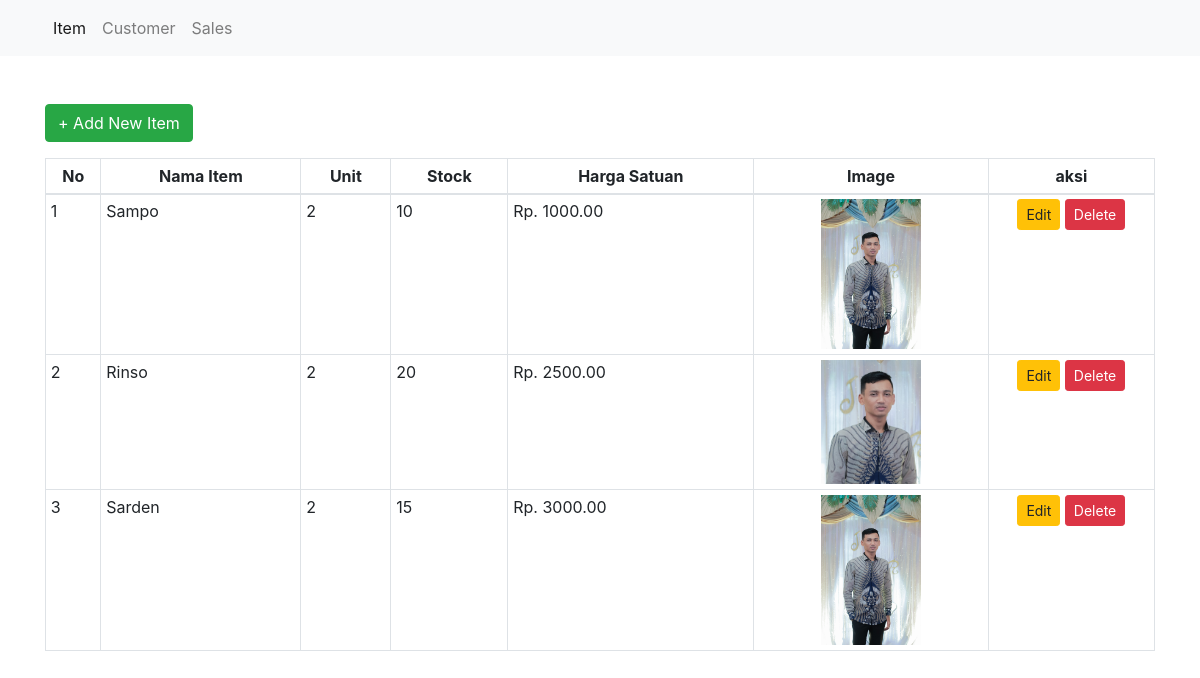
The page / on the database its author committed.
### tables this page shows
CREATE TABLE `item` (
  `id` int(11) NOT NULL,
  `nama_item` varchar(126) NOT NULL,
  `unit` varchar(126) NOT NULL,
  `stock` int(11) NOT NULL,
  `harga` decimal(15,2) NOT NULL,
  `images` varchar(126) NOT NULL
);

### application/controllers/Item.php (called while the page is built, shortened)
<?php
class Item extends CI_Controller
{
    public function __construct()
    {
        $this->load->library('form_validation');
        $this->load->model('Item_model');
    }
    public function index()
    {
        $data['content'] = 'admin/item/index';
        $data['item']    = $this->Item_model->all();
        $this->load->view('admin/template/index', $data);
    }
}

### index.php (called while the page is built, shortened)
<?php
require_once BASEPATH.'core/CodeIgniter.php';

### application/models/Item_model.php (called while the page is built, shortened)
<?php
class Item_model extends CI_Model
{
    public function all()
    {
        return $this->db->get('item')->result_array();
    }
}

### application/views/admin/item/index.php (the view, shortened to what this page needs)
<div class="container">
    <div class="my-5">
        <a href="<?= base_url('item/add') ?>" class="btn btn-success">+ Add New Item</a>
        <table class="table table-bordered table-sm mt-3">
            <thead class="text-center">
                <tr>
                    <th width="5%">No</th>
                    <th>Nama Item</th>
                    <th>Unit</th>
                    <th>Stock</th>
                    <th>Harga Satuan</th>
                    <th>Image</th>
                    <th>aksi</th>
                </tr>
            </thead>
            <tbody>
                <?php $no = 1;
                foreach ($item as $val) : ?>
                    <tr>
                        <td><?= $no++; ?></td>
                        <td><?= $val['nama_item']; ?></td>
                        <td><?= $val['unit']; ?></td>
                        <td><?= $val['stock']; ?></td>
                        <td>Rp. <?= $val['harga']; ?></td>
                        <td class="text-center"><img src="<?= base_url('uploads/item/' . $val['images']) ?>" width="100" alt=""></td>
                        <td width="15%" class="text-center">
                            <a href="<?= base_url('item/edit/' . $val['id']); ?>" class="btn btn-sm btn-warning">Edit</a>
                            <a href="<?= base_url('item/delete/' . $val['id']); ?>" class="btn btn-sm btn-danger">Delete</a>
                        </td>
                    </tr>
                <?php endforeach; ?>
            </tbody>
        </table>
    </div>
</div>

### rows shown on the page
item: nama_item "Sampo", unit "2", stock "10", harga "1000.00", images (picture)
item: nama_item "Rinso", unit "2", stock "20", harga "2500.00", images (picture)
item: nama_item "Sarden", unit "2", stock "15", harga "3000.00", images (picture)
